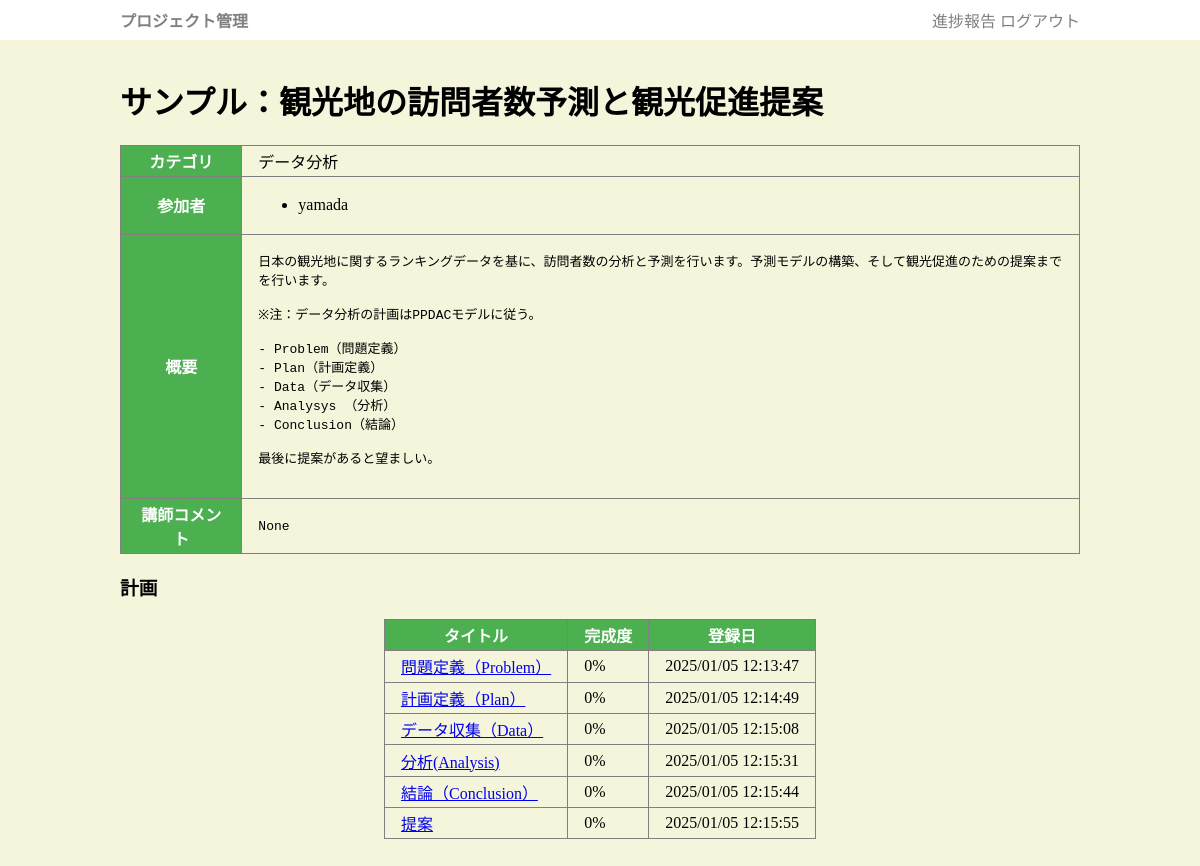
The page /project/2 (signed in) on the database as committed earlier.
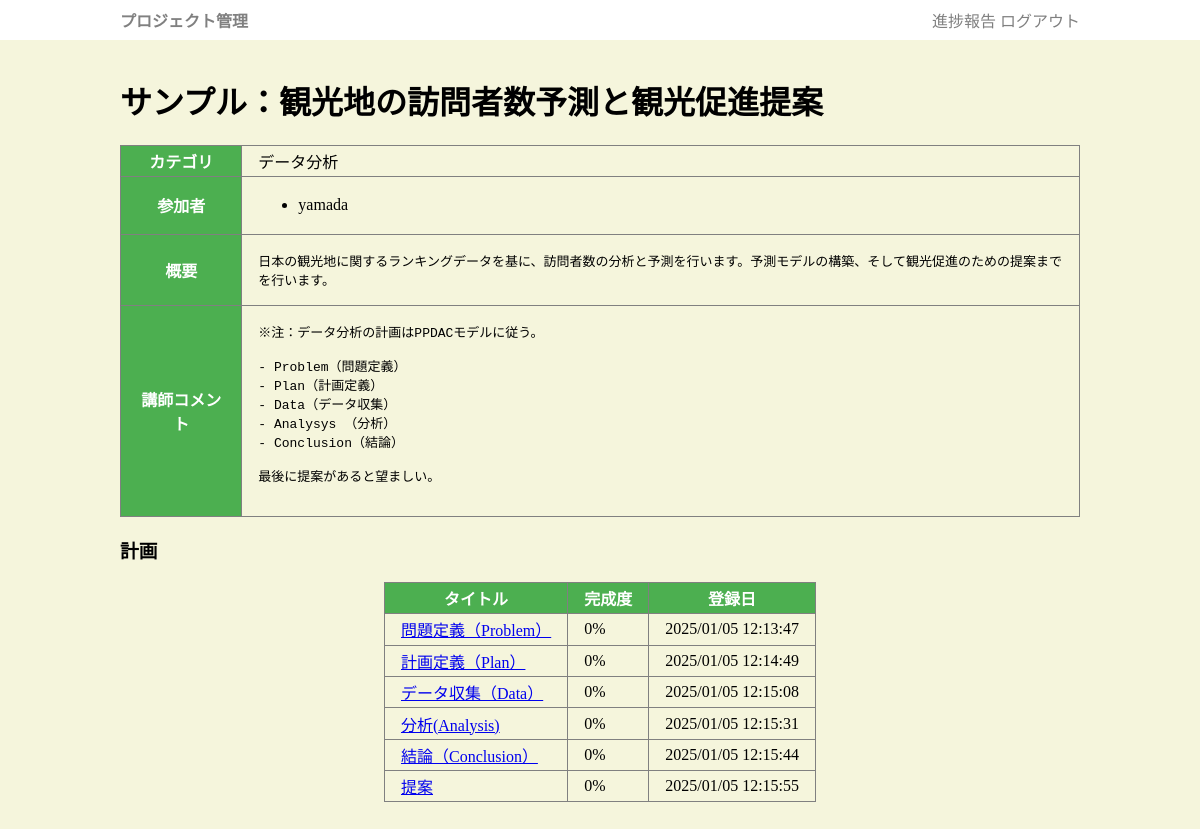
The same page on the database as committed later.
### app.py (models this page shows, shortened)
class Project(db.Model):
    pid = db.Column(db.Integer, primary_key=True)
    title = db.Column(db.String(255))
    category = db.Column(db.String(255))
    desc = db.Column(db.String(65545))
    updated_at = db.Column(db.DateTime, default=datetime.now)
    comment = db.Column(db.String(65545))
    member = db.relationship('Member', backref='project', lazy=True)
    plan = db.relationship('Plan', backref='project', lazy=True)

### app.py (the view)
@app.get('/project/<pid>')
def project(pid):
    if "uid" not in session:
        return redirect("/login")
    row = Project.query.get_or_404(pid)
    if is_myproject(row.pid):
        return render_template("project_edit.html",project=row,user=User.query.get(session['uid']))
    else:
        return render_template("project.html",project=row,user=User.query.get(session['uid']))

### app.py (called while the page is built)
def is_myproject(pid):
    row = Member.query.filter(Member.pid==pid, Member.uid == session['uid']).first()
    return row is not None or session['uid'] == 1

### templates/project.html (shortened to what this page needs)
{% extends "base.html" %}
{% block main %}
<h1>{{project.title}}</h1>
<table class="desc">
    <tr><th>カテゴリ</th><td>{{project.category}}</td></tr>
    <tr><th>参加者</th><td>
        <ul>
        {% for m in project.member %}
        <li>{{m.user.uname}}</li>
        {% endfor %}
        </ul>
    </td></tr>
    <tr><th>概要</th><td><pre>{{project.desc}}</pre></td></tr>
    <tr><th>講師コメント</th><td><pre>{{project.comment}}</pre></td></tr>
</table>
<h3>計画</h3>
<table id="plist">
    <tr><th>タイトル</th><th>完成度</th><th>登録日</th></tr>
    {% for r in project.plan %}
    <tr>
        <td class="title"><a href="/plan/{{r.planid}}">{{r.ptitle}}</a></div>
        <td class="prate">{{r.prate}}%</div>
        <td class="hi">{{r.plan_at.strftime('%Y/%m/%d %H:%M:%S')}}</div>
    </tr>
    {% endfor %}
</table>
{% endblock %}

Rows that differ between the two databases and show on the page:
changed Project "サンプル：観光地の訪問者数予測と観光促進提案": desc "日本の観光地に関するランキングデータを基に、訪問者数の分析と予測を行います。予測モデルの構築、そして観光促進のための提案までを行います。 ※注：データ分析の計画はPPDACモデルに従う。 - Problem（問題定義） - Plan（計画定義） - Data（データ収集） - Analysys （分析） - Conclusion（結論） 最後に提案があると望ましい。" → "日本の観光地に関するランキングデータを基に、訪問者数の分析と予測を行います。予測モデルの構築、そして観光促進のための提案までを行います。"; comment "None" → "※注：データ分析の計画はPPDACモデルに従う。 - Problem（問題定義） - Plan（計画定義） - Data（データ収集） - Analysys （分析） - Conclusion（結論） 最後に提案があると望ましい。"
